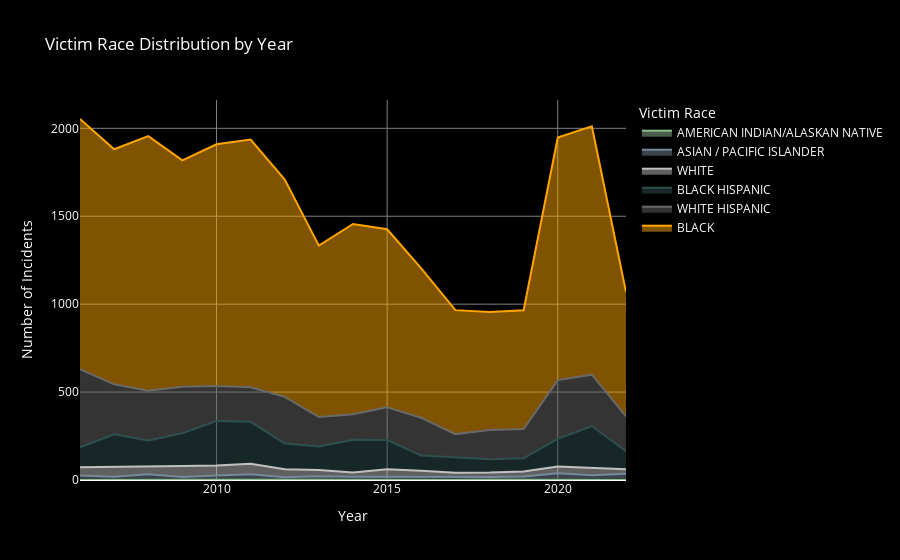

The cell this chart's notebook holds for it:
### Markdown cell above
Race of Involed

### Code cell
discrete_colorscale = [
    'rgb(143,188,143)',  # Sea green
    'rgb(119,136,153)',  # Light slate gray
    'rgb(192,192,192)',  # Silver
    'rgb(47,79,79)',     # Dark slate gray
    'rgb(105,105,105)',  # Dim gray
    'rgb(255,165,0)'     # Orange for emphasis
]

# Replace 'nan' and any other identifier for unknown data with 'UNKNOWN'
cleaned_data['VIC_RACE'] = cleaned_data['VIC_RACE'].fillna('UNKNOWN').replace(['', ' ', 'N/A'], 'UNKNOWN')

# Group by year and victim race, count the occurrences
vic_race_yearly = cleaned_data.groupby(['YEAR', 'VIC_RACE']).size().unstack(fill_value=0)

# Combine 'UNKNOWN' and any other nan categories into one
vic_race_yearly['UNKNOWN'] = vic_race_yearly.get('UNKNOWN', 0) + vic_race_yearly.get('', 0)


# Calculate total incidents per year
total_incidents_per_year = vic_race_yearly.sum(axis=1)

# Calculate percentages
percentages = vic_race_yearly.divide(total_incidents_per_year, axis=0) * 100

# Assuming 'vic_race_yearly' and 'percentages' are already calculated as per your previous code

# Reset the index to turn 'YEAR' into a column and prepare data for plotting
vic_race_yearly_reset = vic_race_yearly.reset_index()
percentages_reset = percentages.reset_index()
percentages_reset = percentages_reset.round(0)

# Melt the data to long format, which Plotly can use to plot stacked area charts
vic_race_yearly_melted = vic_race_yearly_reset.melt(id_vars='YEAR', var_name='Victim Race', value_name='Number of Incidents')
percentages_melted = percentages_reset.melt(id_vars='YEAR', var_name='Victim Race', value_name='Percentage')

# Merge the counts and percentages into a single DataFrame
area_chart_data = vic_race_yearly_melted.merge(percentages_melted, on=['YEAR', 'Victim Race'])
# Filter out 'UNKNOWN' from visualization, not from calculation
area_chart_data = area_chart_data[area_chart_data['Victim Race'] != 'UNKNOWN']
area_chart_data.sort_values(by=['YEAR', 'Percentage'], inplace=True)


# Create a stacked area chart with hover data showing percentages
# Assuming you know the races involved or you extract them from the DataFrame
races = area_chart_data['Victim Race'].unique()
color_map = {race: color for race, color in zip(races, discrete_colorscale)}

# Apply the discrete color palette to the area chart
fig_area = px.area(area_chart_data, x='YEAR', y='Number of Incidents', color='Victim Race',
                   title="Victim Race Distribution by Year",
                   labels={'YEAR': 'Year', 'Number of Incidents': 'Number of Incidents', 'Victim Race': 'Victim Race'},
                   hover_data={'Number of Incidents': True, 'Percentage': True},
                   color_discrete_map=color_map)  # Using the color mapping

# Update layout
fig_area.update_layout(
    xaxis=dict(
        title='Year',
        gridcolor='gray',
    ),
    yaxis=dict(
        title='Number of Incidents',
        gridcolor='gray',
    ),
    legend_title_text='Victim Race',
    plot_bgcolor='black',  # Set the plotting area background to black
    paper_bgcolor='black',  # Set the entire chart background to black
    font=dict(
        color='white'  # Ensure all default text (like legend, annotations) is white
    )
)

fig_area.show()
pio.write_html(fig, file='victim_race_distribution.html', auto_open=False)

### Figure 1 — Plotly figure (JSON) as saved in the notebook; plotly's stock layout.template omitted (floating-point values rounded to 4 significant figures)
{"data": [{"customdata": [[0], [0], [0], [0], [0], [0], [0], [0], [0], [0], [0], [0], [0], [0], [0], [0], [0]], "fillpattern": {"shape": ""}, "hovertemplate": "Victim Race=AMERICAN INDIAN/ALASKAN NATIVE<br>Year=%{x}<br>Number of Incidents=%{y}<br>Percentage=%{customdata[0]}<extra></extra>", "legendgroup": "AMERICAN INDIAN/ALASKAN NATIVE", "line": {"color": "rgb(143,188,143)"}, "marker": {"symbol": "circle"}, "mode": "lines", "name": "AMERICAN INDIAN/ALASKAN NATIVE", "orientation": "v", "showlegend": true, "stackgroup": "1", "type": "scatter", "x": [2006, 2007, 2008, 2009, 2010, 2011, 2012, 2013, 2014, 2015, 2016, 2017, 2018, 2019, 2020, 2021, 2022], "xaxis": "x", "y": [0, 1, 0, 2, 1, 2, 1, 0, 0, 0, 1, 0, 1, 0, 0, 0, 0], "yaxis": "y"}, {"customdata": [[1], [1], [2], [1], [1], [2], [1], [2], [1], [1], [1], [2], [2], [2], [2], [1], [3]], "fillpattern": {"shape": ""}, "hovertemplate": "Victim Race=ASIAN / PACIFIC ISLANDER<br>Year=%{x}<br>Number of Incidents=%{y}<br>Percentage=%{customdata[0]}<extra></extra>", "legendgroup": "ASIAN / PACIFIC ISLANDER", "line": {"color": "rgb(119,136,153)"}, "marker": {"symbol": "circle"}, "mode": "lines", "name": "ASIAN / PACIFIC ISLANDER", "orientation": "v", "showlegend": true, "stackgroup": "1", "type": "scatter", "x": [2006, 2007, 2008, 2009, 2010, 2011, 2012, 2013, 2014, 2015, 2016, 2017, 2018, 2019, 2020, 2021, 2022], "xaxis": "x", "y": [26, 18, 32, 15, 25, 30, 14, 22, 19, 19, 14, 19, 16, 20, 38, 27, 35], "yaxis": "y"}, {"customdata": [[2], [3], [2], [3], [3], [3], [3], [3], [2], [3], [3], [2], [3], [3], [2], [2], [2]], "fillpattern": {"shape": ""}, "hovertemplate": "Victim Race=WHITE<br>Year=%{x}<br>Number of Incidents=%{y}<br>Percentage=%{customdata[0]}<extra></extra>", "legendgroup": "WHITE", "line": {"color": "rgb(192,192,192)"}, "marker": {"symbol": "circle"}, "mode": "lines", "name": "WHITE", "orientation": "v", "showlegend": true, "stackgroup": "1", "type": "scatter", "x": [2006, 2007, 2008, 2009, 2010, 2011, 2012, 2013, 2014, 2015, 2016, 2017, 2018, 2019, 2020, 2021, 2022], "xaxis": "x", "y": [46, 54, 44, 62, 56, 60, 46, 35, 24, 42, 37, 22, 25, 28, 39, 40, 26], "yaxis": "y"}, {"customdata": [[6], [10], [8], [10], [13], [12], [9], [10], [13], [12], [7], [9], [8], [8], [8], [12], [10]], "fillpattern": {"shape": ""}, "hovertemplate": "Victim Race=BLACK HISPANIC<br>Year=%{x}<br>Number of Incidents=%{y}<br>Percentage=%{customdata[0]}<extra></extra>", "legendgroup": "BLACK HISPANIC", "line": {"color": "rgb(47,79,79)"}, "marker": {"symbol": "circle"}, "mode": "lines", "name": "BLACK HISPANIC", "orientation": "v", "showlegend": true, "stackgroup": "1", "type": "scatter", "x": [2006, 2007, 2008, 2009, 2010, 2011, 2012, 2013, 2014, 2015, 2016, 2017, 2018, 2019, 2020, 2021, 2022], "xaxis": "x", "y": [114, 187, 149, 187, 254, 239, 147, 133, 186, 166, 87, 87, 76, 76, 157, 240, 103], "yaxis": "y"}, {"customdata": [[22], [15], [14], [14], [10], [10], [15], [13], [10], [13], [18], [14], [17], [17], [17], [15], [19]], "fillpattern": {"shape": ""}, "hovertemplate": "Victim Race=WHITE HISPANIC<br>Year=%{x}<br>Number of Incidents=%{y}<br>Percentage=%{customdata[0]}<extra></extra>", "legendgroup": "WHITE HISPANIC", "line": {"color": "rgb(105,105,105)"}, "marker": {"symbol": "circle"}, "mode": "lines", "name": "WHITE HISPANIC", "orientation": "v", "showlegend": true, "stackgroup": "1", "type": "scatter", "x": [2006, 2007, 2008, 2009, 2010, 2011, 2012, 2013, 2014, 2015, 2016, 2017, 2018, 2019, 2020, 2021, 2022], "xaxis": "x", "y": [445, 284, 282, 264, 198, 196, 265, 168, 145, 186, 215, 133, 166, 166, 334, 292, 198], "yaxis": "y"}, {"customdata": [[69], [71], [74], [70], [72], [73], [72], [73], [74], [71], [70], [73], [70], [70], [71], [70], [66]], "fillpattern": {"shape": ""}, "hovertemplate": "Victim Race=BLACK<br>Year=%{x}<br>Number of Incidents=%{y}<br>Percentage=%{customdata[0]}<extra></extra>", "legendgroup": "BLACK", "line": {"color": "rgb(255,165,0)"}, "marker": {"symbol": "circle"}, "mode": "lines", "name": "BLACK", "orientation": "v", "showlegend": true, "stackgroup": "1", "type": "scatter", "x": [2006, 2007, 2008, 2009, 2010, 2011, 2012, 2013, 2014, 2015, 2016, 2017, 2018, 2019, 2020, 2021, 2022], "xaxis": "x", "y": [1422, 1337, 1449, 1288, 1375, 1409, 1235, 975, 1082, 1013, 850, 705, 672, 675, 1380, 1412, 707], "yaxis": "y"}], "layout": {"font": {"color": "white"}, "legend": {"title": {"text": "Victim Race"}, "tracegroupgap": 0}, "paper_bgcolor": "black", "plot_bgcolor": "black", "title": {"text": "Victim Race Distribution by Year"}, "xaxis": {"anchor": "y", "domain": [0, 1], "gridcolor": "gray", "title": {"text": "Year"}}, "yaxis": {"anchor": "x", "domain": [0, 1], "gridcolor": "gray", "title": {"text": "Number of Incidents"}}}}
